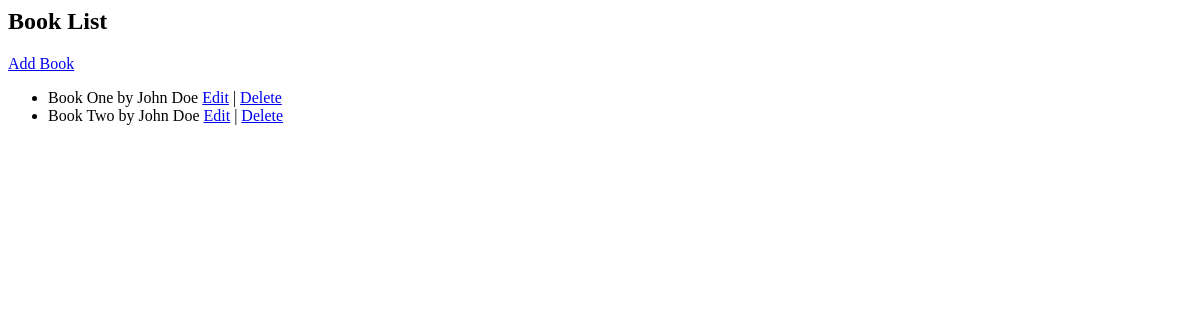
/books/, run on an earlier commit of the app's database.
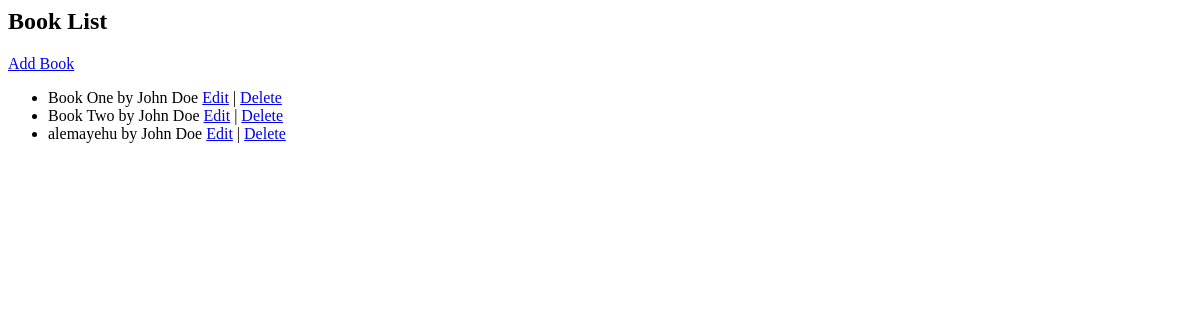
And on a later commit of the database.
### relationship_app/models.py (models this page shows, shortened)
class Book(models.Model):
    title = models.CharField(max_length=200)
    author = models.ForeignKey(Author, on_delete=models.CASCADE, related_name='books')
    class Meta:
        permissions = [
            ("can_add_book", "Can add a book"),
            ("can_change_book", "Can change a book"),
            ("can_delete_book", "Can delete a book"),
        ]

class Author(models.Model):
    name = models.CharField(max_length=100)

### relationship_app/views.py (the view)
# urls.py: path('books/', list_books, name='list_books'),
def list_books(request):
    books = Book.objects.all()
    return render(request, 'relationship_app/book_list.html', {'books': books})

### relationship_app/templates/relationship_app/book_list.html
<h2>Book List</h2>
<a href="{% url 'add_book' %}">Add Book</a>
<ul>
  {% for book in books %}
  <li>
    {{ book.title }} by {{ book.author.name }}
    <a href="{% url 'edit_book' book.id %}">Edit</a> |
    <a href="{% url 'delete_book' book.id %}">Delete</a>
  </li>
  {% endfor %}
</ul>

What changed in the data, as far as the page shows it:
added Book: title "alemayehu", author.name "John Doe"
